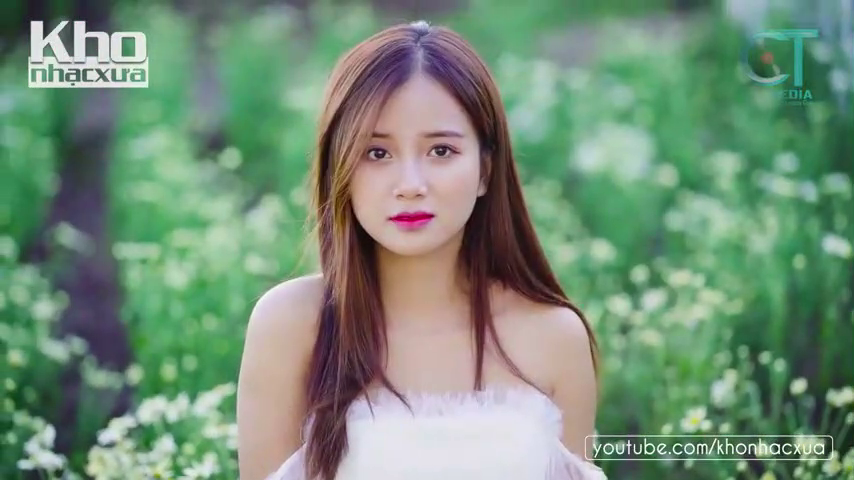
//> input picture frame 60 of input/1.mp4, 854 x 480 px
$ ./Source   (built with g++ and OpenCV 4)
//> lines starting //> are read from the running program, lines starting //| are printed output that depends on the picture; after the words box and inside, x2 and y2 are one past the last pixel; in counts of white or black regions, pixels touching at a corner belong together
#include "opencv2/imgproc/imgproc.hpp"
#include "opencv2/highgui/highgui.hpp"
#include "opencv2/core/core.hpp"
#include <iostream>
#include <stdio.h>

using namespace cv;
using namespace std;

int main()
{
	Mat frame;
	VideoCapture cap;
	//cap.open(0);
	cap.open("1.mp4");
	// create a window called "HSV trackbar"
	namedWindow("HSV trackbar", CV_WINDOW_FREERATIO);
	int iLowH = 0;
	int iHighH = 20;
	int iLowS = 10;
	int iHighS = 200;
	int iLowV = 120;
	int iHighV = 255;
	//Create trackbars in "HSV trackbar" window
	cvCreateTrackbar("Low H", "HSV trackbar", &iLowH, 255);
	cvCreateTrackbar("High H", "HSV trackbar", &iHighH, 255);
	cvCreateTrackbar("Low S", "HSV trackbar", &iLowS, 255);
	cvCreateTrackbar("High S", "HSV trackbar", &iHighS, 255);
	cvCreateTrackbar("Low V", "HSV trackbar", &iLowV, 255);
	cvCreateTrackbar("High V", "HSV trackbar", &iHighV, 255);
	//
	Mat frame_hsv;
	Mat frame_threshold;
	//
	while (1)
	{
		cap.read(frame);
//> frame is the input picture: 480 rows x 854 cols, CV_8UC3; mean B, G, R 119.6, 142.2, 116.4
		// create blank dest
		cap.read(frame);
		Mat dst = cvCreateMat(frame.rows, frame.cols, CV_8UC3);
		for (int i = 0; i < dst.cols * 3; i++)
		{
			for (int j = 0; j < dst.rows; j++)
			{
				dst.at<uchar>(Point(i, j)) = 255;
			}
		}
//> dst: 480 rows x 854 cols, CV_8UC3; every value is 255
		if (frame.empty()) break;
		imshow("Live", frame);
		cvtColor(frame, frame_hsv, CV_BGR2HSV);
//> frame_hsv: 480 rows x 854 cols, CV_8UC3; mean H, S, V 73.9, 80.4, 151.2
		inRange(frame_hsv, Scalar(iLowH, iLowS, iLowV), Scalar(iHighH, iHighS, iHighV), frame_threshold);
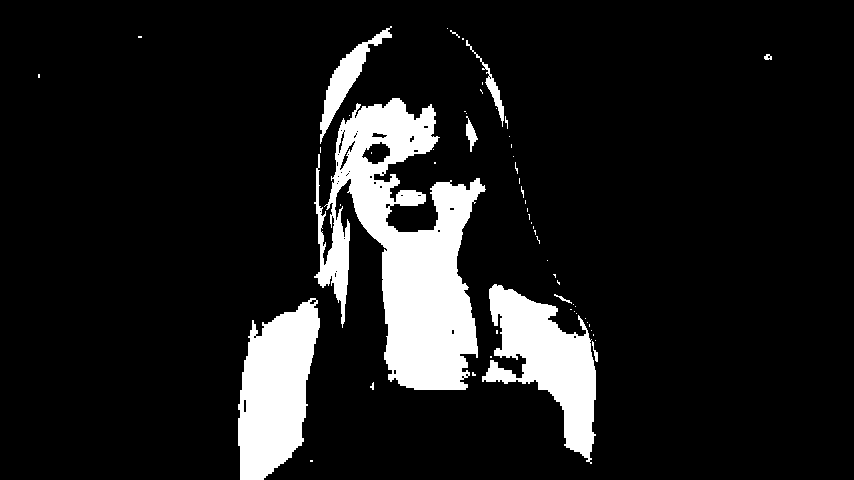
//> frame_threshold: 480 rows x 854 cols, CV_8UC1; 11.5% white; 58 white regions (48 under 20 px), largest, box (x1, y1, x2, y2) and area: (314, 98, 486, 390) 24799, (238, 298, 320, 480) 10124, (482, 284, 596, 464) 9328
		imshow("Humanskin", frame_threshold);
		frame.copyTo(dst, frame_threshold);
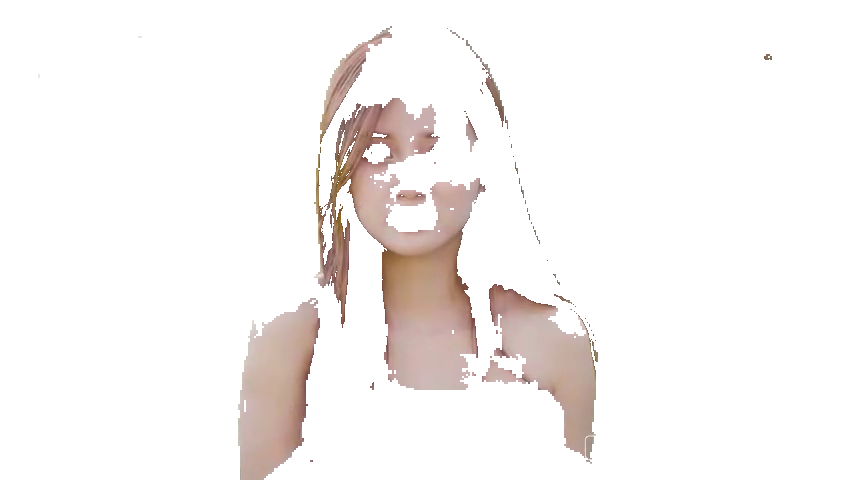
//> dst: 480 rows x 854 cols, CV_8UC3; mean B, G, R 242.2, 243.5, 247
		imshow("dst", dst);
		char c = waitKey(33);
//> the Esc key is pressed
		if (c == 27) break;
	}
	destroyAllWindows;
}

$ run again, starting later in the video
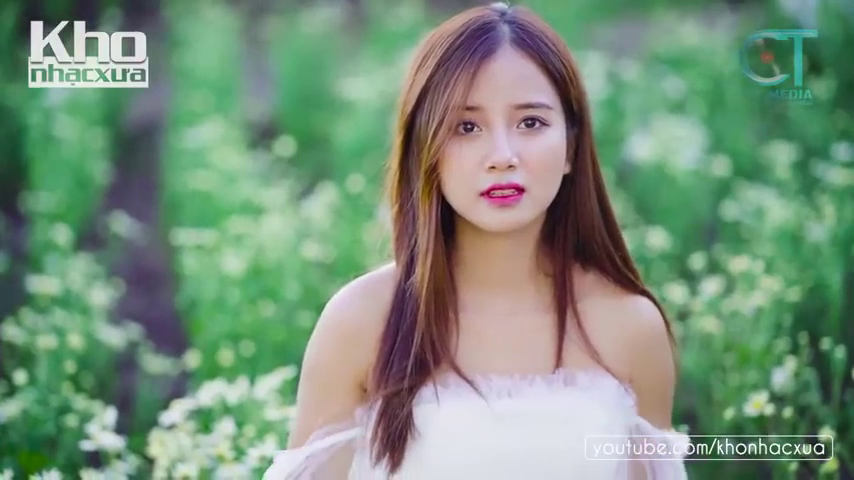
//> input picture frame 270 of input/1.mp4, 854 x 480 px
//> frame is the input picture: 480 rows x 854 cols, CV_8UC3; mean B, G, R 122.8, 144.5, 119.9
//> frame_hsv: 480 rows x 854 cols, CV_8UC3; mean H, S, V 76.1, 79.2, 153.8
//> `inRange(frame_hsv, Scalar(iLowH, iLowS, iLowV), Scalar(iHighH, iHighS,..`:
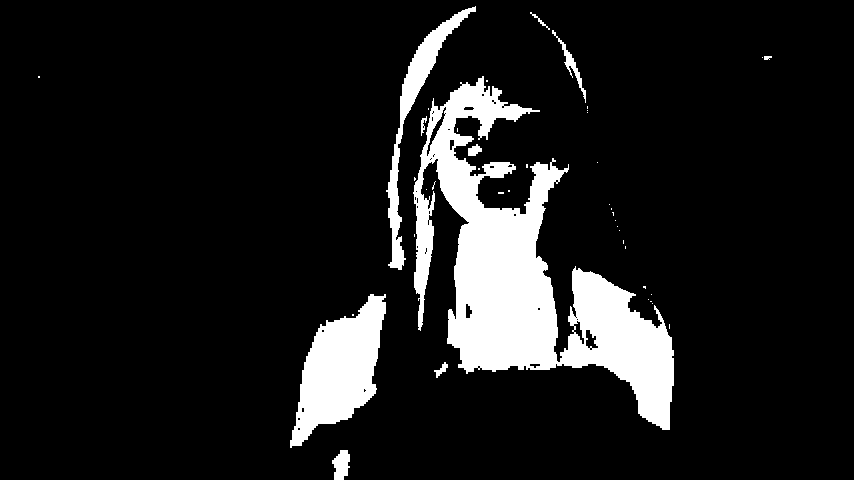
//> frame_threshold: 480 rows x 854 cols, CV_8UC1; 11.1% white; 42 white regions (32 under 20 px), largest, box (x1, y1, x2, y2) and area: (413, 76, 674, 430) 33101, (290, 294, 386, 448) 7827, (386, 6, 476, 270) 3268
//> `frame.copyTo(dst, frame_threshold);`:
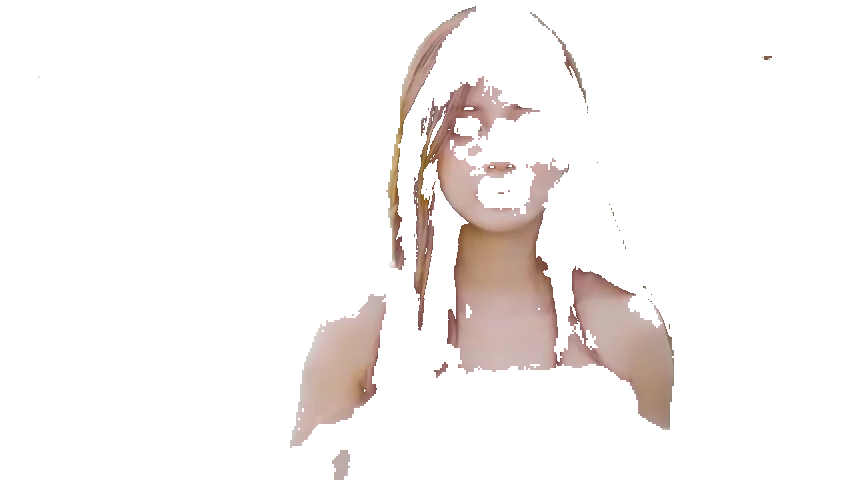
//> dst: 480 rows x 854 cols, CV_8UC3; mean B, G, R 242.3, 243.6, 247.2

$ run again, starting later in the video
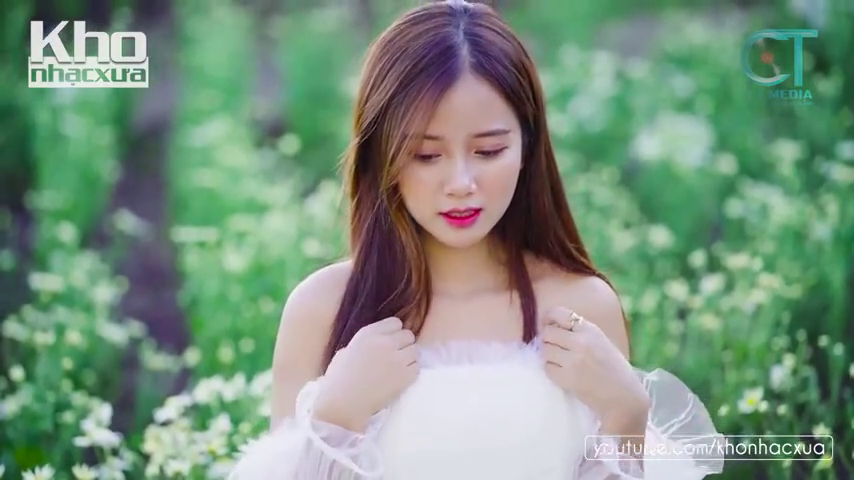
//> input picture frame 480 of input/1.mp4, 854 x 480 px
//> frame is the input picture: 480 rows x 854 cols, CV_8UC3; mean B, G, R 126.7, 146.3, 121.7
//> frame_hsv: 480 rows x 854 cols, CV_8UC3; mean H, S, V 79.4, 77.3, 154.8
//> `inRange(frame_hsv, Scalar(iLowH, iLowS, iLowV), Scalar(iHighH, iHighS,..`:
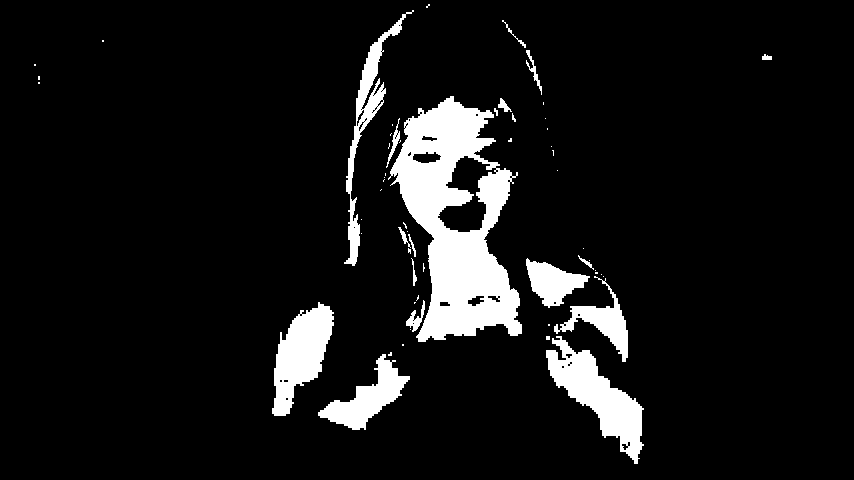
//> frame_threshold: 480 rows x 854 cols, CV_8UC1; 8.5% white; 58 white regions (40 under 20 px), largest, box (x1, y1, x2, y2) and area: (388, 96, 522, 342) 16772, (546, 336, 644, 464) 4681, (272, 302, 334, 416) 3847
//> `frame.copyTo(dst, frame_threshold);`:
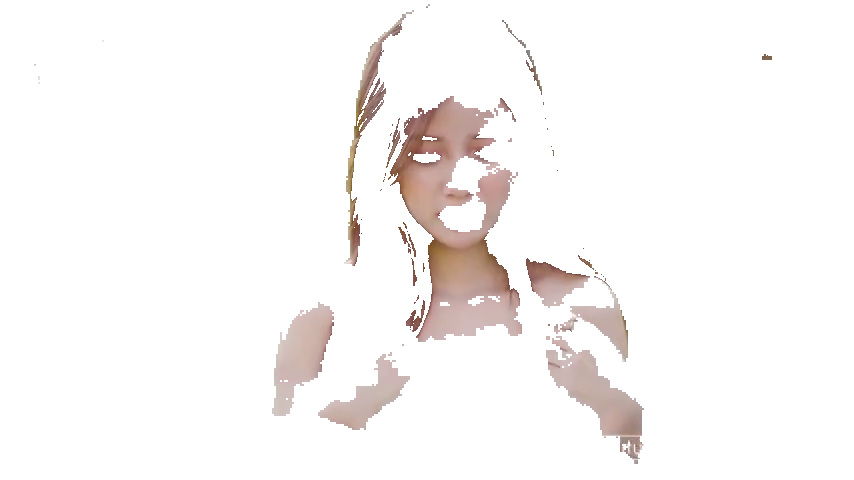
//> dst: 480 rows x 854 cols, CV_8UC3; mean B, G, R 245.6, 246.4, 249
